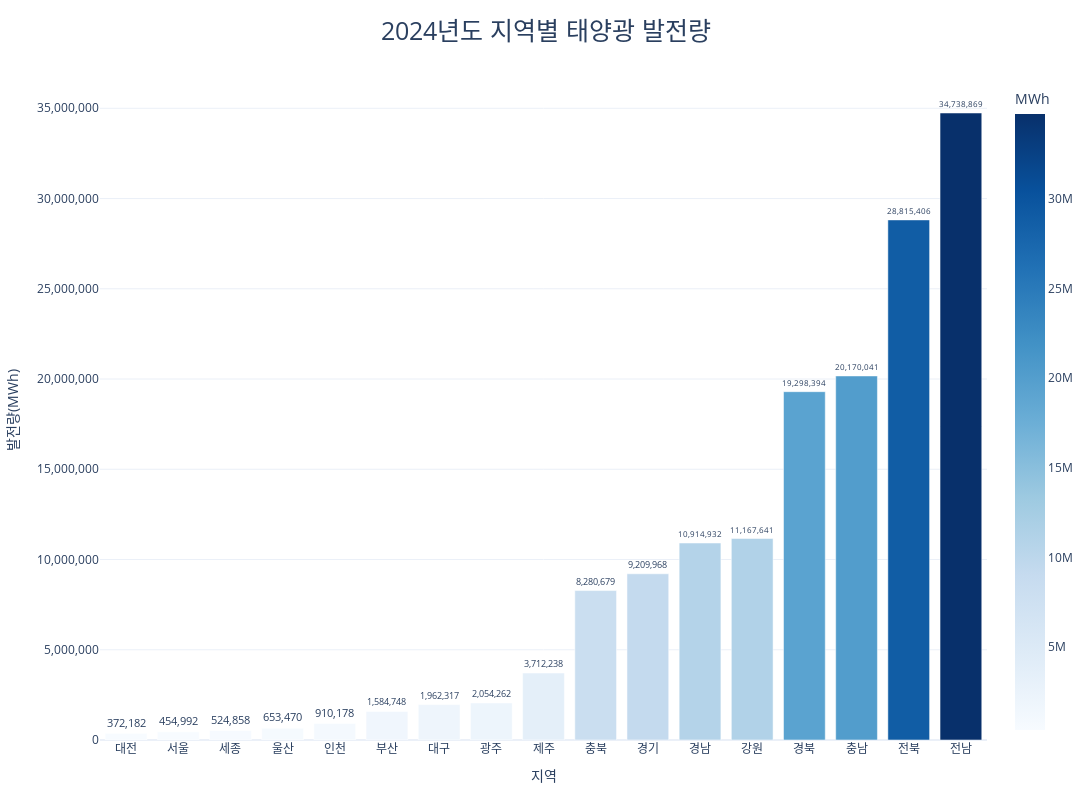

Notebook code cell kept with this figure:
### Code cell
import pandas as pd
import numpy as np
import plotly.express as px

# 0) 데이터 준비: '연도' 컬럼 보정 + 2024 행 선택 + 지역 컬럼만 사용(합계 제외)
df = gen_total.copy()
if df.columns[0] != "연도":
    df = df.rename(columns={df.columns[0]: "연도"})

area_cols = [c for c in df.columns if c not in ["연도", "합계"]]
row_2024 = df.loc[df["연도"] == 2024].iloc[0]  # 첫 행이 2024가 아닐 수 있으니 안전 선택

area_2024_df = pd.DataFrame({
    "지역": area_cols,
    "발전량(MWh)": pd.to_numeric(row_2024[area_cols].values, errors="coerce")
}).sort_values("발전량(MWh)", ascending=True)

# ===== A) 세로 막대 =====
fig = px.bar(
    area_2024_df,
    x="지역", y="발전량(MWh)",
    text=area_2024_df["발전량(MWh)"].round().map(lambda v: f"{v:,.0f}"),
    color="발전량(MWh)",                 # 값에 따라 그라데이션
    color_continuous_scale="Blues",
    title="2024년도 지역별 태양광 발전량",
    template="plotly_white"
)

fig.update_layout(
    width=1200, height=800,
    title_x=0.5, title_font_size=25,
    margin=dict(l=40, r=40, t=80, b=60),
    coloraxis_colorbar=dict(title="MWh")
)
fig.update_traces(textposition="outside")
# 정렬 유지
fig.update_xaxes(title_text="지역", categoryorder="array", categoryarray=area_2024_df["지역"])
fig.update_yaxes(title_text="발전량(MWh)", tickformat=",.0f")
fig.show()


# 저장하고 싶으면:
# fig.write_html("area_2024_bar.html", include_plotlyjs="cdn")

### Figure 1 — Plotly figure (JSON) as saved in the notebook; plotly's stock layout.template omitted (floating-point values rounded to 4 significant figures)
{"data": [{"hovertemplate": "지역=%{x}<br>발전량(MWh)=%{marker.color}<br>text=%{text}<extra></extra>", "legendgroup": "", "marker": {"color": [372182, 454992, 524858, 653470, 910178, 1584748, 1962317, 2054262, 3712238, 8280679, 9209968, 10914932, 11167641, 19298394, 20170041, 28815406, 34738869], "coloraxis": "coloraxis", "pattern": {"shape": ""}}, "name": "", "orientation": "v", "showlegend": false, "text": ["372,182", "454,992", "524,858", "653,470", "910,178", "1,584,748", "1,962,317", "2,054,262", "3,712,238", "8,280,679", "9,209,968", "10,914,932", "11,167,641", "19,298,394", "20,170,041", "28,815,406", "34,738,869"], "textposition": "outside", "type": "bar", "x": ["대전", "서울", "세종", "울산", "인천", "부산", "대구", "광주", "제주", "충북", "경기", "경남", "강원", "경북", "충남", "전북", "전남"], "xaxis": "x", "y": [372182, 454992, 524858, 653470, 910178, 1584748, 1962317, 2054262, 3712238, 8280679, 9209968, 10914932, 11167641, 19298394, 20170041, 28815406, 34738869], "yaxis": "y"}], "layout": {"barmode": "relative", "coloraxis": {"colorbar": {"title": {"text": "MWh"}}, "colorscale": [[0, "rgb(247,251,255)"], [0.125, "rgb(222,235,247)"], [0.25, "rgb(198,219,239)"], [0.375, "rgb(158,202,225)"], [0.5, "rgb(107,174,214)"], [0.625, "rgb(66,146,198)"], [0.75, "rgb(33,113,181)"], [0.875, "rgb(8,81,156)"], [1, "rgb(8,48,107)"]]}, "height": 800, "legend": {"tracegroupgap": 0}, "margin": {"b": 60, "l": 40, "r": 40, "t": 80}, "title": {"font": {"size": 25}, "text": "2024년도 지역별 태양광 발전량", "x": 0.5}, "width": 1200, "xaxis": {"anchor": "y", "categoryarray": ["대전", "서울", "세종", "울산", "인천", "부산", "대구", "광주", "제주", "충북", "경기", "경남", "강원", "경북", "충남", "전북", "전남"], "categoryorder": "array", "domain": [0, 1], "title": {"text": "지역"}}, "yaxis": {"anchor": "x", "domain": [0, 1], "tickformat": ",.0f", "title": {"text": "발전량(MWh)"}}}}
